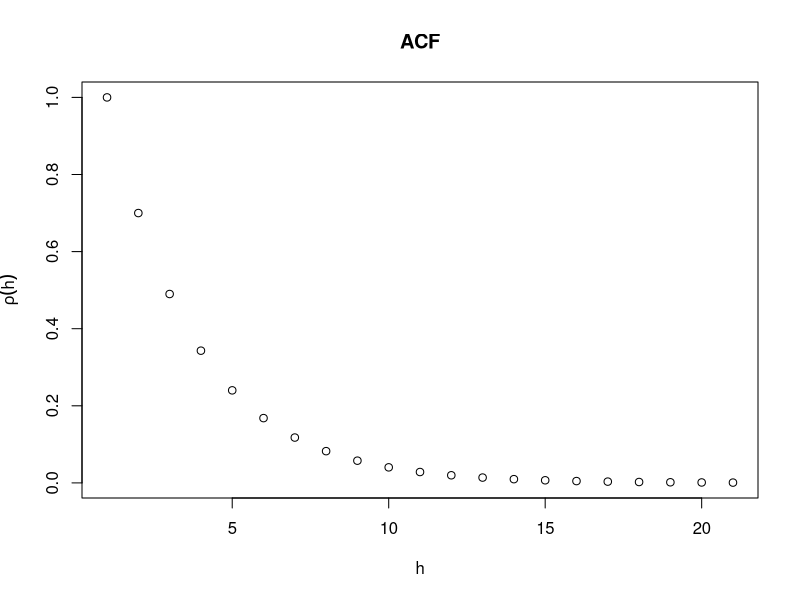
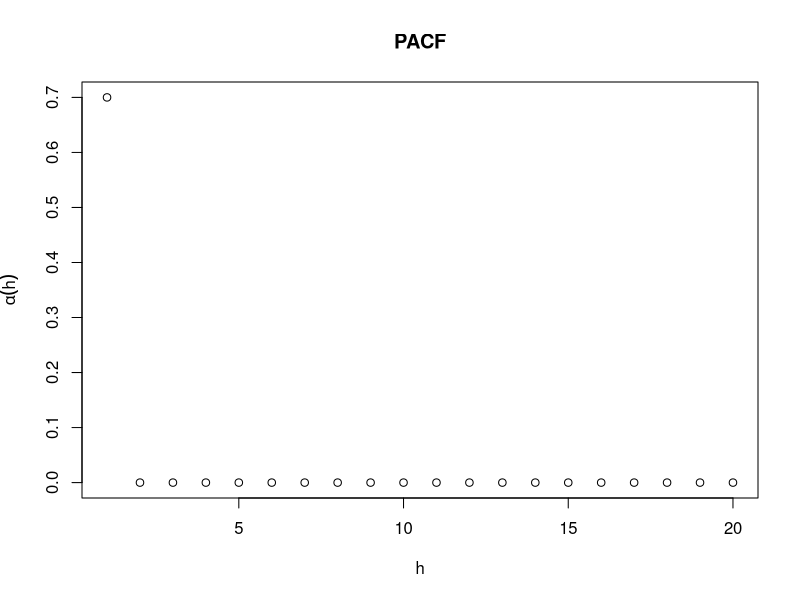
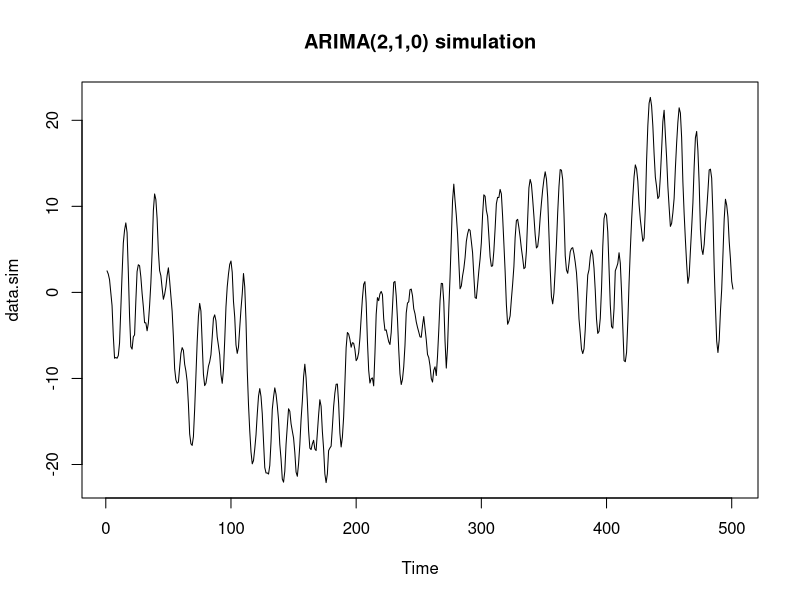

Recreate these plots in R, in order. (Note: this script raises an error after producing the figures.)
#############
## PACF
#############

setwd("~/Dropbox (CSU Fullerton)/My Math 531T Time Series/9 - SARIMA") #Will change for YOU!!!!

plot(ARMAacf(ar = c(0.7), ma = numeric(0), lag.max = 20, pacf = F), main="ACF", ylab=expression(rho(h)),xlab='h')
plot(ARMAacf(ar = c(0.7), ma = numeric(0), lag.max = 20, pacf = T), main="PACF", ylab=expression(alpha(h)),xlab='h')



###############
#ARIMA models
###############

data.sim <- arima.sim(n = 500, list(order = c(2,1,0), ar = c(0.7, -0.3)) , sd = sqrt(1))
season <- 5*sin(pi*time(data.sim)/6)
data.sim <- data.sim+season
par(mfcol=c(1,1))
plot(data.sim, main="ARIMA(2,1,0) simulation")
#dev.print(file="slide5arimasim1.pdf", dev=pdf)

acf(diffdata.sim)
acf(data.sim, type="partial")
#dev.print(file="slide5arimasim2.pdf", dev=pdf)

##########
#SARIMA
###########


temp.data <- scan(file='wine.txt')
wine <-  ts(temp.data, start = 1980,  frequency = 12)

par(mfrow=c(1,2))
plot(wine)
log.wine <- log(wine)
plot(log.wine,main='log.wine=log(wine)')


par(mfrow=c(1,1))
acf(log.wine,main='ACF of log transformed data',lag.max=36)


B12.data <- diff(log.wine,lag=12)

par(mfrow=c(1,2))
plot(B12.data,main='differenced data in lag 12')
acf(B12.data,lag.max=36)



acf(B12.data,lag.max=36)
pacf(B12.data,lag.max=36)


a<-arima(log(wine),order=c(1,0,1),seasonal=list(order=c(0,1,1),period=12)) 
resid <- a$residuals


par(mfrow=c(1,3)) 
plot(resid) 
abline(h=0,lty=2)
acf(a$residuals)
qqnorm(resid) 
qqline(resid)
     

fit <- auto.arima(log(wine), trace = TRUE)

library(forecast)

pred <- forecast(fit, h =12, level = 0.95)

pred
plot(pred)
